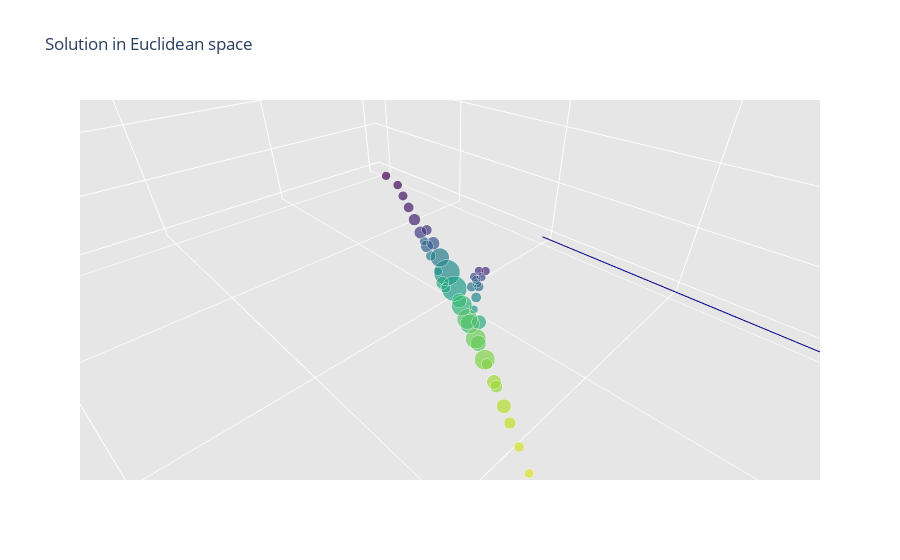

The notebook cell this image was saved under:
### Code cell
import plotly as py
import plotly.graph_objects as go
import numpy as np

data = []
for i in range(0,N_DIV,5):
    continue
    sdf = solution[(solution['t_0'] == i) & (solution['t_1']%5 == 0) & (solution['t_2']%5 == 0)]
    sdf = sdf.pivot_table(values=['median_x', 'median_y', 'median_z'], index='t_1', columns='t_2')

    surface = go.Surface(x=sdf['median_x'], y=sdf['median_y'], z=sdf['median_z'], opacity=0.75, showscale=False, hoverinfo="skip")
    """surface = go.Scatter3d(x=sdf['median_x'], y=sdf['median_y'], z=sdf['median_z'], 
                           mode='markers',
                           marker=dict(
                               color=sdf['t_2'],
                               colorscale='Viridis',
                               opacity=0.8
                           ))"""

    data.append(surface)

for curve in curves:
    c = curve[::5]
    data.append(go.Scatter3d(x=c[:,0], y=c[:,1], z=c[:,2],
                             mode='lines',
                            marker=None, line=dict(color='darkblue', width=2)))

data.append(go.Scatter3d(x=ans['median_x'], y=ans['median_y'], z=ans['median_z'],
                        mode='markers', marker=dict(
                            size=ans['size'],
                            color=np.arange(len(ans)),
                        colorscale='Viridis')))
    
layout = go.Layout(
    title='Solution in Euclidean space',
    scene=dict(
        xaxis=dict(
            gridcolor='rgb(255, 255, 255)',
            zerolinecolor='rgb(255, 255, 255)',
            showbackground=True,
            backgroundcolor='rgb(230, 230,230)'
        ),
        yaxis=dict(
            gridcolor='rgb(255, 255, 255)',
            zerolinecolor='rgb(255, 255, 255)',
            showbackground=True,
            backgroundcolor='rgb(230, 230,230)'
        ),
        zaxis=dict(
            gridcolor='rgb(255, 255, 255)',
            zerolinecolor='rgb(255, 255, 255)',
            showbackground=True,
            backgroundcolor='rgb(230, 230,230)'
        )
    )
)

fig = go.Figure(data=data, layout=layout)
fig.update_layout(showlegend=False)
py.offline.iplot(fig, filename='jupyter-parametric_plot')

### Figure 1 — Plotly figure (JSON) as saved in the notebook; plotly's stock layout.template omitted (floating-point values rounded to 4 significant figures)
{"data": [{"line": {"color": "darkblue", "width": 2}, "mode": "lines", "type": "scatter3d", "x": [0, 0.0001667, 0.0003333, 0.0005, 0.0006667, 0.0008333, 0.001], "y": [1, 1.167, 1.333, 1.5, 1.667, 1.833, 2.0], "z": [0, 0, 0, 0, 0, 0, 0]}, {"line": {"color": "darkblue", "width": 2}, "mode": "lines", "type": "scatter3d", "x": [1, 1.167, 1.333, 1.5, 1.667, 1.833, 2], "y": [0, 0, 0, 0, 0, 0, 0], "z": [1, 1, 1, 1, 1, 1, 1]}, {"line": {"color": "darkblue", "width": 2}, "mode": "lines", "type": "scatter3d", "x": [2, 2, 2, 2, 2, 2, 2], "y": [3, 3, 3, 3, 3, 3, 3], "z": [0, 0.1667, 0.3333, 0.5, 0.6667, 0.8333, 1]}, {"marker": {"color": [0, 1, 2, 3, 4, 5, 6, 7, 8, 9, 10, 11, 12, 13, 14, 15, 16, 17, 18, 19, 20, 21, 22, 23, 24, 25, 26, 27, 28, 29, 30, 31, 32, 33, 34, 35, 36, 37, 38, 39, 40, 41, 42, 43], "colorscale": [[0, "#440154"], [0.1111, "#482878"], [0.2222, "#3e4989"], [0.3333, "#31688e"], [0.4444, "#26828e"], [0.5556, "#1f9e89"], [0.6667, "#35b779"], [0.7778, "#6ece58"], [0.8889, "#b5de2b"], [1, "#fde725"]], "size": [6.013, 6.132, 6.419, 7.029, 8.151, 6.005, 6.105, 7.109, 8.648, 6.146, 6.223, 6.287, 8.91, 8.675, 6.195, 6.693, 6.353, 6.691, 12.96, 7.031, 7.031, 18, 6.0, 6, 17.42, 7.082, 8.87, 10.0, 14.25, 10.05, 13.36, 14.11, 10.97, 14.11, 7.775, 14.11, 8.612, 10.05, 10.05, 8.177, 7.031, 6.419, 6.132, 6.013]}, "mode": "markers", "type": "scatter3d", "x": [0.8157, 0.8108, 0.8253, 0.8398, 0.8544, 0.6878, 0.7124, 0.8503, 0.869, 0.7369, 0.7562, 0.761, 0.8651, 0.8837, 0.8875, 0.7806, 0.7853, 0.8043, 0.88, 0.9023, 0.8237, 0.895, 0.9171, 0.8664, 0.9101, 0.9321, 0.9359, 0.8859, 0.9252, 0.9292, 0.9404, 0.9444, 0.9557, 0.9597, 0.971, 0.9751, 0.9865, 0.9906, 1.006, 1.03, 1.05, 1.07, 1.09, 1.11], "y": [1.135, 1.164, 1.196, 1.229, 1.261, 1.299, 1.301, 1.29, 1.294, 1.329, 1.332, 1.331, 1.322, 1.326, 1.324, 1.361, 1.359, 1.363, 1.354, 1.357, 1.393, 1.387, 1.389, 1.425, 1.419, 1.421, 1.419, 1.455, 1.451, 1.449, 1.483, 1.481, 1.514, 1.513, 1.546, 1.544, 1.578, 1.576, 1.608, 1.636, 1.666, 1.696, 1.726, 1.756], "z": [0.5048, 0.4923, 0.4839, 0.4753, 0.4666, 0.2951, 0.3073, 0.4543, 0.4577, 0.3165, 0.3196, 0.3289, 0.4454, 0.4487, 0.4588, 0.3289, 0.3384, 0.3413, 0.4364, 0.4497, 0.3413, 0.4272, 0.4405, 0.3538, 0.4178, 0.431, 0.4415, 0.3538, 0.4081, 0.4187, 0.3982, 0.4089, 0.388, 0.3988, 0.3775, 0.3885, 0.3667, 0.3778, 0.3668, 0.3785, 0.3788, 0.3792, 0.3796, 0.38]}], "layout": {"autosize": true, "scene": {"aspectmode": "auto", "aspectratio": {"x": 1.101, "y": 1.651, "z": 0.5503}, "camera": {"center": {"x": 0, "y": 0, "z": 0}, "eye": {"x": 0.18, "y": 0.18, "z": 0.18}, "projection": {"type": "perspective"}, "up": {"x": 0, "y": 0, "z": 1}}, "xaxis": {"backgroundcolor": "rgb(230, 230,230)", "gridcolor": "rgb(255, 255, 255)", "showbackground": true, "type": "linear", "zerolinecolor": "rgb(255, 255, 255)"}, "yaxis": {"backgroundcolor": "rgb(230, 230,230)", "gridcolor": "rgb(255, 255, 255)", "showbackground": true, "type": "linear", "zerolinecolor": "rgb(255, 255, 255)"}, "zaxis": {"backgroundcolor": "rgb(230, 230,230)", "gridcolor": "rgb(255, 255, 255)", "showbackground": true, "type": "linear", "zerolinecolor": "rgb(255, 255, 255)"}}, "showlegend": false, "title": {"text": "Solution in Euclidean space"}}}
